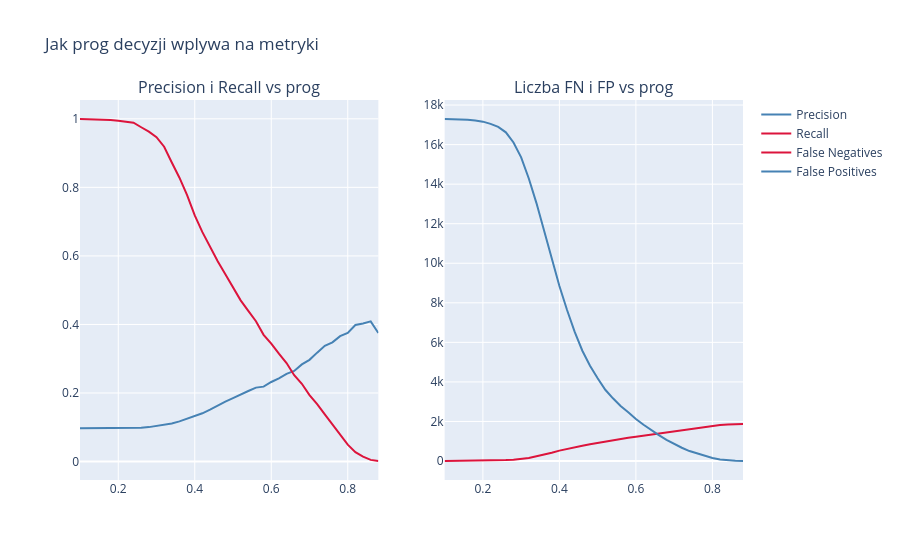

The cell this chart's notebook holds for it:
### Code cell
# Threshold sweep - biznesowo zalezy nam na Recall (nie przegapic zlych zamowien)
thresholds = np.arange(0.1, 0.9, 0.02)
y_proba = model_baseline.predict_proba(X_test)[:, 1]
sweep_rows = []
for t in thresholds:
    pred = (y_proba >= t).astype(int)
    tp = int(((y_test==1) & (pred==1)).sum())
    fp = int(((y_test==0) & (pred==1)).sum())
    fn = int(((y_test==1) & (pred==0)).sum())
    p  = tp / (tp + fp) if (tp + fp) > 0 else 0
    r  = tp / (tp + fn) if (tp + fn) > 0 else 0
    sweep_rows.append({"threshold": t, "precision": p, "recall": r,
                       "fn_count": fn, "fp_count": fp})

df_thresh = pd.DataFrame(sweep_rows)

fig = make_subplots(rows=1, cols=2,
                    subplot_titles=["Precision i Recall vs prog",
                                    "Liczba FN i FP vs prog"])
fig.add_trace(go.Scatter(x=df_thresh.threshold, y=df_thresh.precision,
                         name="Precision", line=dict(color="steelblue")), row=1, col=1)
fig.add_trace(go.Scatter(x=df_thresh.threshold, y=df_thresh.recall,
                         name="Recall", line=dict(color="crimson")), row=1, col=1)
fig.add_trace(go.Scatter(x=df_thresh.threshold, y=df_thresh.fn_count,
                         name="False Negatives", line=dict(color="crimson")), row=1, col=2)
fig.add_trace(go.Scatter(x=df_thresh.threshold, y=df_thresh.fp_count,
                         name="False Positives", line=dict(color="steelblue")), row=1, col=2)
fig.update_layout(height=400, title="Jak prog decyzji wplywa na metryki")
fig.show()

TARGET_RECALL = 0.70
optimal = df_thresh[df_thresh.recall >= TARGET_RECALL].iloc[-1]
print(f"Przy recall >= {TARGET_RECALL}: prog={optimal.threshold:.2f}, "
      f"precision={optimal.precision:.3f}, FN={optimal.fn_count:.0f}")

### Figure 1 — Plotly figure (JSON) as saved in the notebook; plotly's stock layout.template omitted (floating-point values rounded to 4 significant figures)
{"data": [{"line": {"color": "steelblue"}, "name": "Precision", "type": "scatter", "x": [0.1, 0.12, 0.14, 0.16, 0.18, 0.2, 0.22, 0.24, 0.26, 0.28, 0.3, 0.32, 0.34, 0.36, 0.38, 0.4, 0.42, 0.44, 0.46, 0.48, 0.5, 0.52, 0.54, 0.56, 0.58, 0.6, 0.62, 0.64, 0.66, 0.68, 0.7, 0.72, 0.74, 0.76, 0.78, 0.8, 0.82, 0.84, 0.86, 0.88], "xaxis": "x", "y": [0.09748, 0.09746, 0.09748, 0.09748, 0.09758, 0.09769, 0.09807, 0.0986, 0.09883, 0.1005, 0.1033, 0.1073, 0.1111, 0.1172, 0.1244, 0.1317, 0.1408, 0.1517, 0.1637, 0.1749, 0.185, 0.1962, 0.2059, 0.2157, 0.2186, 0.2321, 0.2426, 0.2558, 0.2643, 0.2834, 0.2967, 0.3178, 0.3377, 0.3478, 0.3659, 0.3755, 0.3984, 0.403, 0.4091, 0.375], "yaxis": "y"}, {"line": {"color": "crimson"}, "name": "Recall", "type": "scatter", "x": [0.1, 0.12, 0.14, 0.16, 0.18, 0.2, 0.22, 0.24, 0.26, 0.28, 0.3, 0.32, 0.34, 0.36, 0.38, 0.4, 0.42, 0.44, 0.46, 0.48, 0.5, 0.52, 0.54, 0.56, 0.58, 0.6, 0.62, 0.64, 0.66, 0.68, 0.7, 0.72, 0.74, 0.76, 0.78, 0.8, 0.82, 0.84, 0.86, 0.88], "xaxis": "x", "y": [0.9995, 0.9989, 0.9984, 0.9973, 0.9963, 0.9941, 0.992, 0.9888, 0.9754, 0.9625, 0.9465, 0.9187, 0.8727, 0.8283, 0.7774, 0.718, 0.6693, 0.6249, 0.5843, 0.5468, 0.5078, 0.4703, 0.4398, 0.4093, 0.3697, 0.344, 0.3146, 0.2873, 0.252, 0.2269, 0.1937, 0.1675, 0.1375, 0.1075, 0.07812, 0.04922, 0.02729, 0.01445, 0.004815, 0.001605], "yaxis": "y"}, {"line": {"color": "crimson"}, "name": "False Negatives", "type": "scatter", "x": [0.1, 0.12, 0.14, 0.16, 0.18, 0.2, 0.22, 0.24, 0.26, 0.28, 0.3, 0.32, 0.34, 0.36, 0.38, 0.4, 0.42, 0.44, 0.46, 0.48, 0.5, 0.52, 0.54, 0.56, 0.58, 0.6, 0.62, 0.64, 0.66, 0.68, 0.7, 0.72, 0.74, 0.76, 0.78, 0.8, 0.82, 0.84, 0.86, 0.88], "xaxis": "x2", "y": [1, 2, 3, 5, 7, 11, 15, 21, 46, 70, 100, 152, 238, 321, 416, 527, 618, 701, 777, 847, 920, 990, 1047, 1104, 1178, 1226, 1281, 1332, 1398, 1445, 1507, 1556, 1612, 1668, 1723, 1777, 1818, 1842, 1860, 1866], "yaxis": "y2"}, {"line": {"color": "steelblue"}, "name": "False Positives", "type": "scatter", "x": [0.1, 0.12, 0.14, 0.16, 0.18, 0.2, 0.22, 0.24, 0.26, 0.28, 0.3, 0.32, 0.34, 0.36, 0.38, 0.4, 0.42, 0.44, 0.46, 0.48, 0.5, 0.52, 0.54, 0.56, 0.58, 0.6, 0.62, 0.64, 0.66, 0.68, 0.7, 0.72, 0.74, 0.76, 0.78, 0.8, 0.82, 0.84, 0.86, 0.88], "xaxis": "x2", "y": [17295, 17289, 17277, 17257, 17219, 17161, 17050, 16895, 16622, 16107, 15357, 14286, 13043, 11658, 10231, 8846, 7635, 6529, 5578, 4820, 4182, 3602, 3171, 2782, 2470, 2127, 1836, 1562, 1311, 1072, 858, 672, 504, 377, 253, 153, 77, 40, 13, 5], "yaxis": "y2"}], "layout": {"annotations": [{"font": {"size": 16}, "showarrow": false, "text": "Precision i Recall vs prog", "x": 0.225, "xanchor": "center", "xref": "paper", "y": 1, "yanchor": "bottom", "yref": "paper"}, {"font": {"size": 16}, "showarrow": false, "text": "Liczba FN i FP vs prog", "x": 0.775, "xanchor": "center", "xref": "paper", "y": 1, "yanchor": "bottom", "yref": "paper"}], "autosize": true, "title": {"text": "Jak prog decyzji wplywa na metryki"}, "xaxis": {"anchor": "y", "autorange": true, "domain": [0, 0.45], "range": [0.1, 0.88], "type": "linear"}, "xaxis2": {"anchor": "y2", "autorange": true, "domain": [0.55, 1], "range": [0.1, 0.88], "type": "linear"}, "yaxis": {"anchor": "x", "autorange": true, "domain": [0, 1], "range": [-0.05383, 1.055], "type": "linear"}, "yaxis2": {"anchor": "x2", "autorange": true, "domain": [0, 1], "range": [-959.8, 18260.0], "type": "linear"}}}
